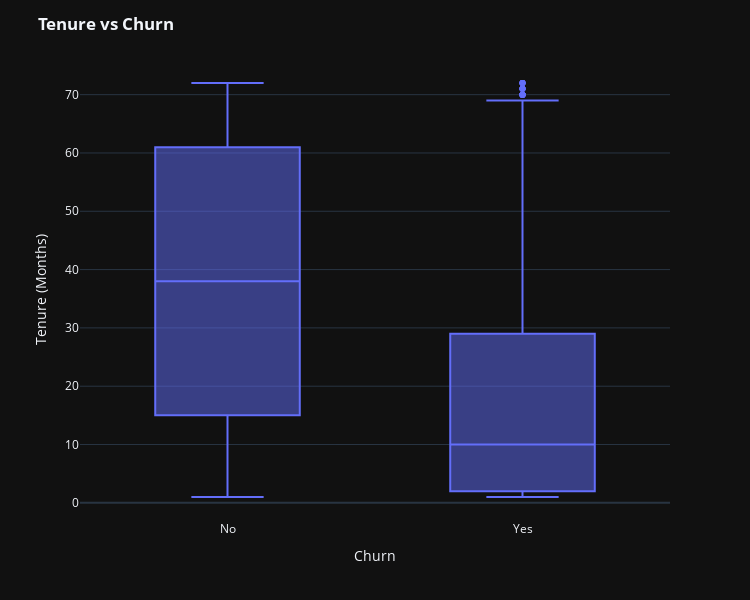

Notebook source saved alongside this figure:
### Markdown cell above
As we already saw, Customers with high monthly charges tend to churn more! \
But they doesn't include old customers, who have high TotalCharges with high monthly charges! (They are really loving us!)

### Code cell
fig = px.box(clean_data, x="Churn", y="tenure")

# Update yaxis properties
fig.update_yaxes(title_text="Tenure (Months)")
# Update xaxis properties
fig.update_xaxes(title_text="Churn")

# Update size and title
fig.update_layout(
    autosize=True,
    width=750,
    height=600,
    title_font=dict(size=25, family="Courier"),
    title="<b>Tenure vs Churn</b>",
)

fig.show()

### Figure 1 — Plotly figure (JSON) as saved in the notebook; plotly's stock layout.template omitted (floating-point values rounded to 4 significant figures; data arrays with more than 128 entries replaced by an {"elided": "..."} marker saying what was removed)
{"data": [{"alignmentgroup": "True", "hovertemplate": "Churn=%{x}<br>tenure=%{y}<extra></extra>", "legendgroup": "", "marker": {"color": "#636efa"}, "name": "", "notched": false, "offsetgroup": "", "orientation": "v", "showlegend": false, "type": "box", "x": {"elided": "7032 str values"}, "x0": " ", "xaxis": "x", "y": {"elided": "7032 int values"}, "y0": " ", "yaxis": "y"}], "layout": {"autosize": true, "boxmode": "group", "height": 600, "legend": {"tracegroupgap": 0}, "margin": {"t": 60}, "title": {"text": "<b>Tenure vs Churn</b>"}, "width": 750, "xaxis": {"anchor": "y", "domain": [0, 1], "title": {"text": "Churn"}}, "yaxis": {"anchor": "x", "domain": [0, 1], "title": {"text": "Tenure (Months)"}}}}
